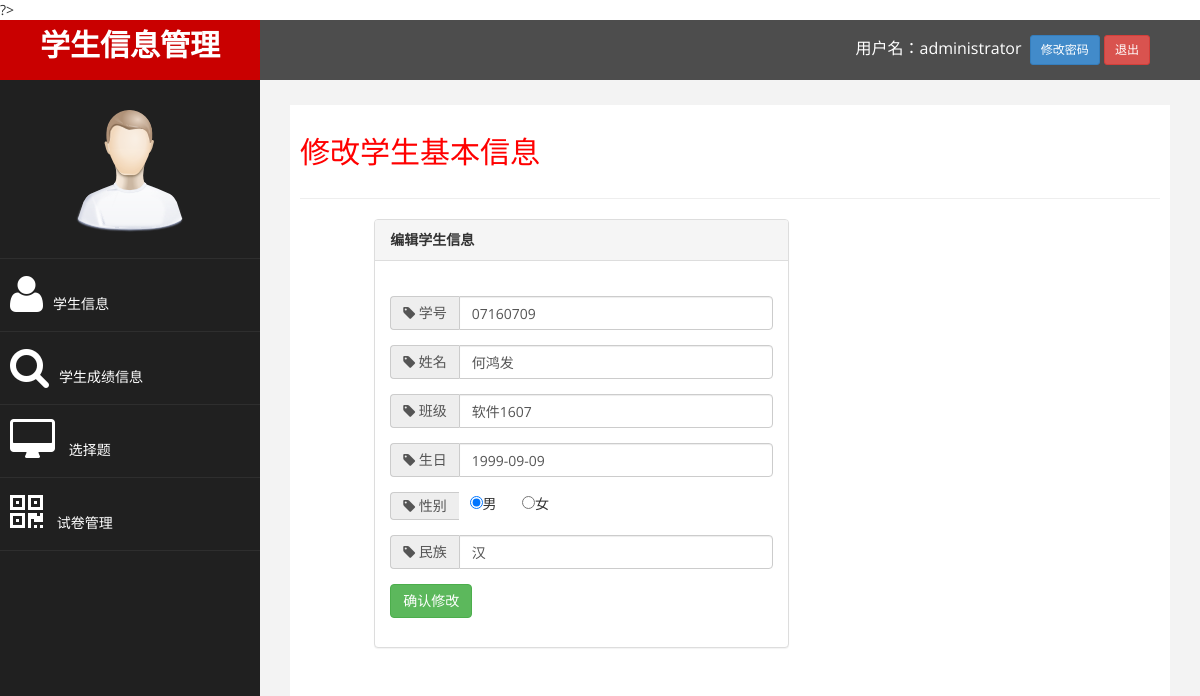
/edit.php?id=14 (signed in), run on the app's committed database.
### tables this page shows
CREATE TABLE `student` (
  `id` int(10) UNSIGNED NOT NULL,
  `studentId` varchar(8) NOT NULL,
  `name` varchar(20) NOT NULL,
  `className` varchar(20) NOT NULL,
  `birthday` date NOT NULL,
  `sex` char(1) NOT NULL DEFAULT '男',
  `nation` varchar(10) NOT NULL,
  `password` varchar(40) DEFAULT NULL COMMENT '密码'
);

### edit.php (the view, shortened to what this page needs)
<?php require_once 'base.php';?>
<?php
$id = $_REQUEST ['id'];
$query = "select * from student where id=$id";
$result = mysql_query ( $query );
$row = mysql_fetch_array ( $result );
?>
<div id="page-wrapper">
	<div id="page-inner">
		<div class="row">
			<div class="col-md-12">
				<h2>修改学生基本信息</h2>
			</div>
		</div>
		<hr />
		<div class="row">
			<div class="col-md-6 col-md-offset-1">
				<div class="panel panel-default">
					<div class="panel-heading">
						<strong> 编辑学生信息 </strong>
					</div>
					<div class="panel-body">
						<form role="form" action="editdo.php" method='post'>
							<br /> <input type='hidden' name='id' value='<?=$row ['id']?>' />
							<div class="form-group input-group">
								<span class="input-group-addon"><i class="fa fa-tag"> 学号</i></span>
								<input type="text" class="form-control" placeholder=" 学号"
									name='studentId' value="<?=$row ['studentId']?>" />
							</div>
							<div class="form-group input-group">
								<span class="input-group-addon"><i class="fa fa-tag"> 姓名</i></span>
								<input type="text" class="form-control" placeholder=" 姓名"
									name='name' value="<?=$row ['name']?>" />
							</div>
							<div class="form-group input-group">
								<span class="input-group-addon"><i class="fa fa-tag"> 班级</i></span>
								<input type="text" class="form-control" placeholder="班级"
									name='className' value="<?=$row ['className']?>" />
							</div>
							<div class="form-group input-group">
								<span class="input-group-addon"><i class="fa fa-tag"> 生日</i></span>
								<input type="text" class="form-control" placeholder="生日"
									id='birthday' name='birthday' value="<?=$row ['birthday']?>" />
							</div>
							<div class="form-group input-group">
								<span class="input-group-addon"><i class="fa fa-tag"> 性别</i></span>
								<div align='left'>&nbsp;&nbsp;
									<input type="radio" placeholder="性别" name='sex' value='男'
										<?=$row ['sex']=='男'?'checked':''?> />男 &nbsp;&nbsp;&nbsp;&nbsp;&nbsp;&nbsp;<input type="radio"
										placeholder="性别" name='sex' value='女'
										<?=$row ['sex']=='女'?'checked':''?> />女
								</div>
							</div>
							<div class="form-group input-group">
								<span class="input-group-addon"><i class="fa fa-tag"> 民族</i></span>
								<input type="text" class="form-control" placeholder="民族"
									name='nation' value="<?=$row ['nation']?>" />
							</div>
							<input type='submit' class="btn btn-success" value='确认修改' />
						</form>
					</div>
				</div>
			</div>
		</div>
	</div>
</div>

### assets/css/custom.css (style rules this page uses)
body { font-family: 'Open Sans', sans-serif; }
#page-wrapper { padding: 15px 15px; min-height: 600px; background:#F3F3F3; }
#page-inner { width:100%; margin:10px 20px 10px 0px; background-color:#fff!important; padding:10px; min-height:1200px; }
h2 { color: #f00; }
@media (min-width:768px) { #page-wrapper { margin: 0 0 0 260px; padding: 15px 30px; min-height: 1200px; } }

### data on the page
student: studentId "07160709", name "何鸿发", className "软件1607", birthday "1999-09-09", sex "☑", nation "汉"

### other printed values
$userName "administrator"
